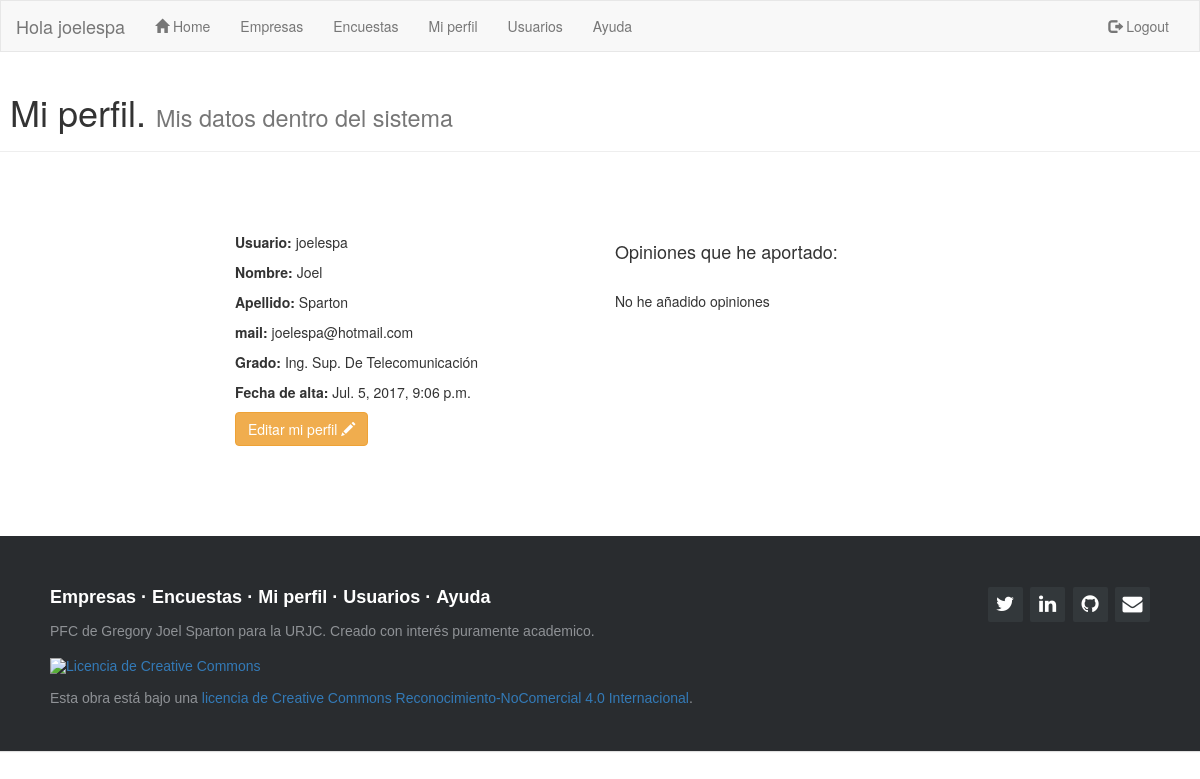
The page /usuarios/miperfil/ (signed in) on the database as committed earlier.
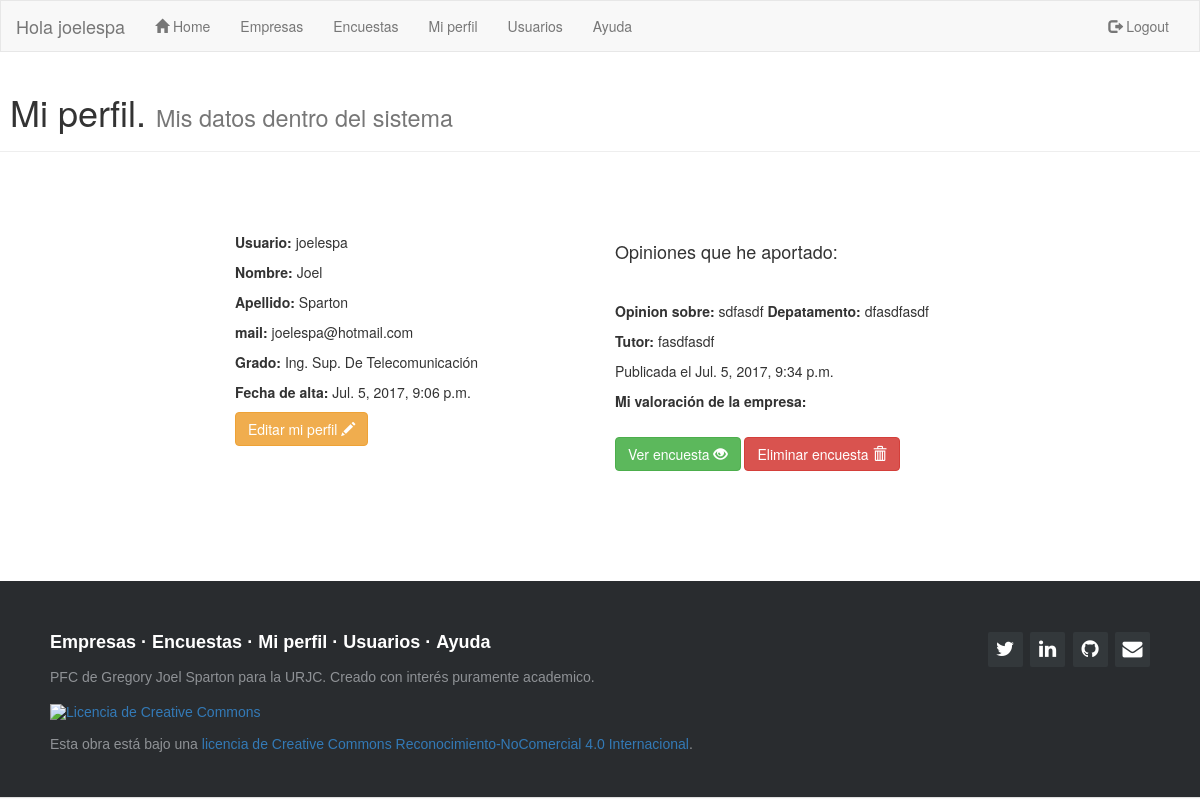
The same page on the database as committed later.
### sopa/models.py (models this page shows)
class encuestas(models.Model):
    user = models.TextField(max_length=40,null=True,blank=True,default='')
    nombre_empresa = models.TextField(max_length=50,null=True,blank=True,default='')
    tutor = models.TextField(max_length=50,null=True,blank=True,default='')
    departamento = models.TextField(max_length=50,null=True,blank=True,default='')
    created_date = models.DateTimeField(default=timezone.now)
    pf1 = models.TextField(max_length=20,null=True,blank=True,default='')
    pf11 = models.TextField(max_length=20,null=True,blank=True,default='')
    pf2 = models.TextField(max_length=20,null=True,blank=True,default='')
    pf22 = models.TextField(max_length=20,null=True,blank=True,default='')
    pb1 = models.TextField(max_length=20,null=True,blank=True,default='')
    pb2 = models.TextField(max_length=20,null=True,blank=True,default='')
    pb3 = models.TextField(max_length=20,null=True,blank=True,default='')
    pb4 = models.TextField(max_length=20,null=True,blank=True,default='')
    ps1 = models.TextField(max_length=20,null=True,blank=True,default='')
    ps2 = models.TextField(max_length=20,null=True,blank=True,default='')
    ps3 = models.TextField(max_length=20,null=True,blank=True,default='')
    ps4 = models.TextField(max_length=20,null=True,blank=True,default='')
    ps5 = models.TextField(max_length=20,null=True,blank=True,default='')
    ps6 = models.TextField(max_length=20,null=True,blank=True,default='')
    ps7 = models.TextField(max_length=20,null=True,blank=True,default='')
    pa1 = models.TextField(max_length=20,null=True,blank=True,default='')
    pa2 = models.TextField(max_length=20,null=True,blank=True,default='')
    nota = models.IntegerField(null=True,blank=True,default='0')

### sopa/views.py (the view)
# urls.py: url(r'^usuarios/miperfil/edit/(?P<pk>.+)/$', EditUsuario.as_view(), name='edit_usuario'),
@login_required
def miperfil(request):
    usuario = get_object_or_404(usuarios, username = request.user)
    op = encuestas.objects.filter(user = usuario.username).order_by('created_date')
    if op:
        aux=""
        opiniones = op
    else:
        aux="No he añadido opiniones"
        opiniones = ""
    return render(request, 'sopa/perfil_usuario.html', {'titulo': 'SOPA Mi perfil' ,'usuario' : usuario, 'opinion' : opiniones, 'aux' : aux})

### sopa/templates/sopa/perfil_usuario.html
{% extends "sopa/index.html" %}
{% block content %}
<div class="page-header">
  <h1>&nbsp;Mi perfil. <small>Mis datos dentro del sistema</small></h1>
</div>
<div class="container">
    <br />
    <br />
    <br />
<div class ="col-md-4 col-md-offset-2">
<p><b> Usuario:</b> {{usuario.username}} </p>
<p><b> Nombre:</b> {{usuario.first_name}} </p>
<p><b> Apellido:</b> {{usuario.last_name}} </p>
<p><b> mail:</b> {{usuario.email}} </p>
<p><b> Grado:</b> {{usuario.grado}} </p>
<p><b> Fecha de alta:</b> {{usuario.date_joined}}</p>
<p><a href='/usuarios/miperfil/edit/1/' class="btn btn-warning" role="button"> Editar mi perfil
    <span class="glyphicon glyphicon-pencil" aria-hidden="true"></span></a></p>
</div>
<div class ="col-md-4" >
  <h4> Opiniones que he aportado: </h4><br>
  <p>{{aux}}</p>
  {%for op in opinion%}
  <p><b>Opinion sobre:</b> {{op.nombre_empresa}} <b>Depatamento:</b> {{op.departamento}}</p>
  <p><b> Tutor:</b> {{op.tutor}}</p>
  <p>Publicada el {{op.created_date}}</p>
  <p><b>Mi valoración de la empresa:</b>
    {%if op.nota != 0%} <span class="rating-static rating-{{op.nota}}0"></span></p>
    {%else%} No hay valoraciones</p>
    {%endif%}
  <p><a href='/encuesta/detalle/{{op.pk}}' class="btn btn-success" role="button"> Ver encuesta
      <span class="glyphicon glyphicon-eye-open" aria-hidden="true"></span></a>
    <a href='/encuesta/eliminar/{{op.pk}}' class="btn btn-danger" role="button"> Eliminar encuesta
      <span class="glyphicon glyphicon-trash" aria-hidden="true"></span></a></p>
<br>
  {% endfor %}
</div>
</div>
{% endblock content %}

Rows that differ between the two databases and show on the page:
added encuestas: nombre_empresa "sdfasdf", departamento "dfasdfasdf", tutor "fasdfasdf", created_date "Jul. 5, 2017, 9:34 p.m.", nota 3 (drawn)
Other text that changed with them:
{{ aux }}: "No he añadido opiniones" → (not shown)
